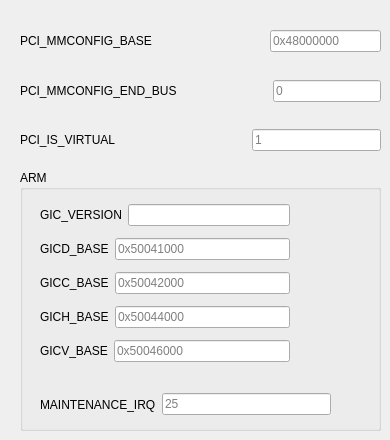
    <widget class="QWidget" name="tab_PI">
     <attribute name="title">
      <string>Platform Information</string>
     </attribute>
     <widget class="QGroupBox" name="groupBox_ARM">
      <property name="geometry">
       <rect>
        <x>20</x>
        <y>170</y>
        <width>361</width>
        <height>261</height>
       </rect>
      </property>
      <property name="font">
       <font>
        <weight>50</weight>
        <bold>false</bold>
       </font>
      </property>
      <property name="title">
       <string>ARM</string>
      </property>
      <widget class="QWidget" name="layoutWidget_5">
       <property name="geometry">
        <rect>
         <x>20</x>
         <y>220</y>
         <width>291</width>
         <height>29</height>
        </rect>
       </property>
       <property name="font">
        <font>
         <weight>50</weight>
         <bold>false</bold>
        </font>
       </property>
       <layout class="QHBoxLayout" name="horizontalLayout_8">
        <item>
         <widget class="QLabel" name="label_13">
          <property name="font">
           <font>
            <weight>50</weight>
            <bold>false</bold>
           </font>
          </property>
          <property name="text">
           <string>MAINTENANCE_IRQ</string>
          </property>
         </widget>
        </item>
        <item>
         <widget class="QLineEdit" name="lineEdit_Maintenance_IRQ">
          <property name="font">
           <font>
            <weight>50</weight>
            <bold>false</bold>
           </font>
          </property>
          <property name="placeholderText">
           <string>25</string>
          </property>
         </widget>
        </item>
       </layout>
      </widget>
      <widget class="QWidget" name="layoutWidget">
       <property name="geometry">
        <rect>
         <x>20</x>
         <y>28</y>
         <width>250</width>
         <height>171</height>
        </rect>
       </property>
       <property name="font">
        <font>
         <weight>50</weight>
         <bold>false</bold>
        </font>
       </property>
       <layout class="QVBoxLayout" name="verticalLayout_12">
        <item>
         <layout class="QHBoxLayout" name="horizontalLayout_40">
          <item>
           <widget class="QLabel" name="label_32">
            <property name="font">
             <font>
              <weight>50</weight>
              <bold>false</bold>
             </font>
            </property>
            <property name="text">
             <string>GIC_VERSION</string>
            </property>
           </widget>
          </item>
          <item>
           <widget class="QLineEdit" name="lineEdit_GIC_VERSION">
            <property name="font">
             <font>
              <weight>50</weight>
              <bold>false</bold>
             </font>
            </property>
            <property name="text">
             <string/>
            </property>
           </widget>
          </item>
         </layout>
        </item>
        <item>
         <layout class="QHBoxLayout" name="horizontalLayout_36">
          <item>
           <widget class="QLabel" name="label_9">
            <property name="font">
             <font>
              <weight>50</weight>
              <bold>false</bold>
             </font>
            </property>
            <property name="text">
             <string>GICD_BASE</string>
            </property>
           </widget>
          </item>
          <item>
           <widget class="QLineEdit" name="lineEdit_GICD_BASE">
            <property name="font">
             <font>
              <weight>50</weight>
              <bold>false</bold>
             </font>
            </property>
            <property name="placeholderText">
             <string>0x50041000</string>
            </property>
           </widget>
          </item>
         </layout>
        </item>
        <item>
         <layout class="QHBoxLayout" name="horizontalLayout_37">
          <item>
           <widget class="QLabel" name="label_10">
            <property name="font">
             <font>
              <weight>50</weight>
              <bold>false</bold>
             </font>
            </property>
            <property name="text">
             <string>GICC_BASE</string>
            </property>
           </widget>
          </item>
          <item>
           <widget class="QLineEdit" name="lineEdit_GICC_BASE">
            <property name="font">
             <font>
              <weight>50</weight>
              <bold>false</bold>
             </font>
            </property>
            <property name="placeholderText">
             <string>0x50042000</string>
            </property>
           </widget>
          </item>
         </layout>
        </item>
        <item>
         <layout class="QHBoxLayout" name="horizontalLayout_38">
          <item>
           <widget class="QLabel" name="label_11">
            <property name="font">
             <font>
              <weight>50</weight>
              <bold>false</bold>
             </font>
            </property>
            <property name="text">
             <string>GICH_BASE</string>
            </property>
           </widget>
          </item>
          <item>
           <widget class="QLineEdit" name="lineEdit_GICH_BASE">
            <property name="font">
             <font>
              <weight>50</weight>
              <bold>false</bold>
             </font>
            </property>
            <property name="placeholderText">
             <string>0x50044000</string>
            </property>
           </widget>
          </item>
         </layout>
        </item>
        <item>
         <layout class="QHBoxLayout" name="horizontalLayout_39">
          <item>
           <widget class="QLabel" name="label_12">
            <property name="font">
             <font>
              <weight>50</weight>
              <bold>false</bold>
             </font>
            </property>
            <property name="text">
             <string>GICV_BASE</string>
            </property>
           </widget>
          </item>
          <item>
           <widget class="QLineEdit" name="lineEdit_GICV_BASE">
            <property name="font">
             <font>
              <weight>50</weight>
              <bold>false</bold>
             </font>
            </property>
            <property name="placeholderText">
             <string>0x50046000</string>
            </property>
           </widget>
          </item>
         </layout>
        </item>
       </layout>
      </widget>
     </widget>
     <widget class="QWidget" name="layoutWidget_6">
      <property name="geometry">
       <rect>
        <x>20</x>
        <y>30</y>
        <width>361</width>
        <height>121</height>
       </rect>
      </property>
      <property name="font">
       <font>
        <weight>50</weight>
        <bold>false</bold>
       </font>
      </property>
      <layout class="QVBoxLayout" name="verticalLayout_3">
       <item>
        <layout class="QHBoxLayout" name="horizontalLayout_7">
         <item>
          <widget class="QLabel" name="label_6">
           <property name="font">
            <font>
             <weight>50</weight>
             <bold>false</bold>
            </font>
           </property>
           <property name="text">
            <string>PCI_MMCONFIG_BASE</string>
           </property>
          </widget>
         </item>
         <item>
          <spacer name="horizontalSpacer_4">
           <property name="font">
            <font>
             <weight>50</weight>
             <bold>false</bold>
            </font>
           </property>
           <property name="orientation">
            <enum>Qt::Horizontal</enum>
           </property>
           <property name="sizeHint" stdset="0">
            <size>
             <width>40</width>
             <height>20</height>
            </size>
           </property>
          </spacer>
         </item>
         <item>
          <widget class="QLineEdit" name="lineEdit_PCI_MMCONFIG_BASE">
           <property name="font">
            <font>
             <weight>50</weight>
             <bold>false</bold>
            </font>
           </property>
           <property name="placeholderText">
            <string>0x48000000</string>
           </property>
          </widget>
         </item>
        </layout>
       </item>
       <item>
        <spacer name="verticalSpacer_3">
         <property name="font">
          <font>
           <weight>50</weight>
           <bold>false</bold>
          </font>
         </property>
         <property name="orientation">
          <enum>Qt::Vertical</enum>
         </property>
         <property name="sizeHint" stdset="0">
          <size>
           <width>20</width>
           <height>10</height>
          </size>
         </property>
        </spacer>
       </item>
       <item>
        <layout class="QHBoxLayout" name="horizontalLayout_6">
         <item>
          <widget class="QLabel" name="label_7">
           <property name="font">
            <font>
             <weight>50</weight>
             <bold>false</bold>
            </font>
           </property>
           <property name="text">
            <string>PCI_MMCONFIG_END_BUS</string>
           </property>
          </widget>
         </item>
         <item>
          <spacer name="horizontalSpacer_5">
           <property name="font">
            <font>
             <weight>50</weight>
             <bold>false</bold>
            </font>
           </property>
           <property name="orientation">
            <enum>Qt::Horizontal</enum>
           </property>
           <property name="sizeHint" stdset="0">
            <size>
             <width>18</width>
             <height>20</height>
            </size>
           </property>
          </spacer>
         </item>
         <item>
          <widget class="QLineEdit" name="lineEdit_PCI_MMCONFIG_END_BUS">
           <property name="font">
            <font>
             <weight>50</weight>
             <bold>false</bold>
            </font>
           </property>
           <property name="placeholderText">
            <string>0</string>
           </property>
          </widget>
         </item>
        </layout>
       </item>
       <item>
        <spacer name="verticalSpacer_4">
         <property name="font">
          <font>
           <weight>50</weight>
           <bold>false</bold>
          </font>
         </property>
         <property name="orientation">
          <enum>Qt::Vertical</enum>
         </property>
         <property name="sizeHint" stdset="0">
          <size>
           <width>20</width>
           <height>20</height>
          </size>
         </property>
        </spacer>
       </item>
       <item>
        <layout class="QHBoxLayout" name="horizontalLayout_5">
         <item>
          <widget class="QLabel" name="label_8">
           <property name="font">
            <font>
             <weight>50</weight>
             <bold>false</bold>
            </font>
           </property>
           <property name="text">
            <string>PCI_IS_VIRTUAL</string>
           </property>
          </widget>
         </item>
         <item>
          <spacer name="horizontalSpacer_3">
           <property name="font">
            <font>
             <weight>50</weight>
             <bold>false</bold>
            </font>
           </property>
           <property name="orientation">
            <enum>Qt::Horizontal</enum>
           </property>
           <property name="sizeHint" stdset="0">
            <size>
             <width>48</width>
             <height>20</height>
            </size>
           </property>
          </spacer>
         </item>
         <item>
          <widget class="QLineEdit" name="lineEdit_PCI_IS_VIRTUAL">
           <property name="font">
            <font>
             <weight>50</weight>
             <bold>false</bold>
            </font>
           </property>
           <property name="placeholderText">
            <string>1</string>
           </property>
          </widget>
         </item>
        </layout>
       </item>
      </layout>
     </widget>
    </widget>
